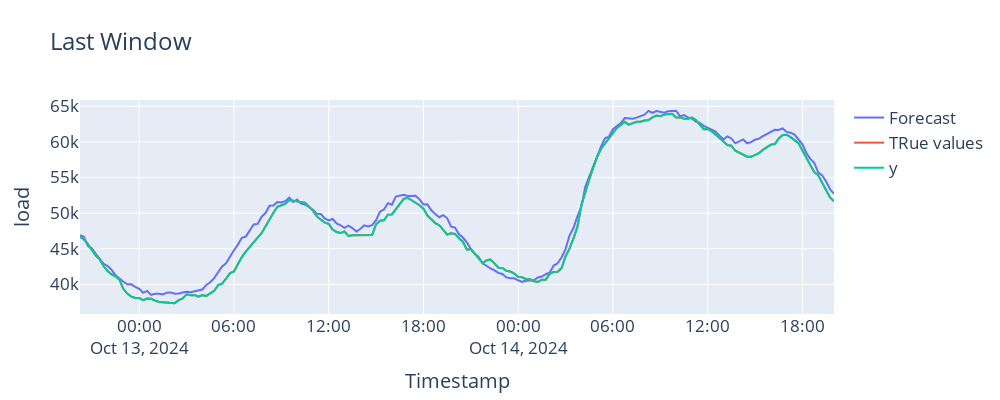

The notebook cell saved with this chart:
### Code cell
# Get only the last forecast window (test set)
# last_cutoff = Y_hat_df['cutoff'].max()
# Y_hat_test = Y_hat_df[Y_hat_df['cutoff'] == last_cutoff]


test_start = Y_df['ds'].iloc[-test_size]
Y_filt = Y_df[Y_df['ds'] >= test_start]
# Filter forecasts that are in the test period
Y_hat_test_period = Y_hat_df[Y_hat_df['ds'] >= test_start]

fig = go.Figure()

# Prediciton
fig.add_trace(go.Scatter(
    x=Y_hat_df['ds'],
    y=Y_hat_df["AutoNHITS-median"],
    mode='lines',
    name='Forecast'
))

fig.add_trace(go.Scatter(
    x=Y_filt['ds'],
    y=Y_filt['y'],
    mode='lines',
    name='TRue values'
))
# True value
fig.add_trace(go.Scatter(
    x=Y_hat_df['ds'],
    y=Y_hat_df["y"],
    mode='lines',
    name='y'
))


fig.update_layout(
    title=f'Last Window',
    xaxis_title='Timestamp',
    yaxis_title='load',
    font=dict(size=17),
    showlegend=True,
    width=1000,
    height=400
)

fig.show()

### Figure 1 — Plotly figure (JSON) as saved in the notebook; plotly's stock layout.template omitted (floating-point values rounded to 4 significant figures; data arrays with more than 128 entries replaced by an {"elided": "..."} marker saying what was removed)
{"data": [{"mode": "lines", "name": "Forecast", "type": "scatter", "x": {"elided": "192 str values"}, "y": {"elided": "192 float values"}}, {"mode": "lines", "name": "TRue values", "type": "scatter", "x": {"elided": "192 str values"}, "y": {"elided": "192 int values"}}, {"mode": "lines", "name": "y", "type": "scatter", "x": {"elided": "192 str values"}, "y": {"elided": "192 int values"}}], "layout": {"font": {"size": 17}, "height": 400, "showlegend": true, "title": {"text": "Last Window"}, "width": 1000, "xaxis": {"title": {"text": "Timestamp"}}, "yaxis": {"title": {"text": "load"}}}}
